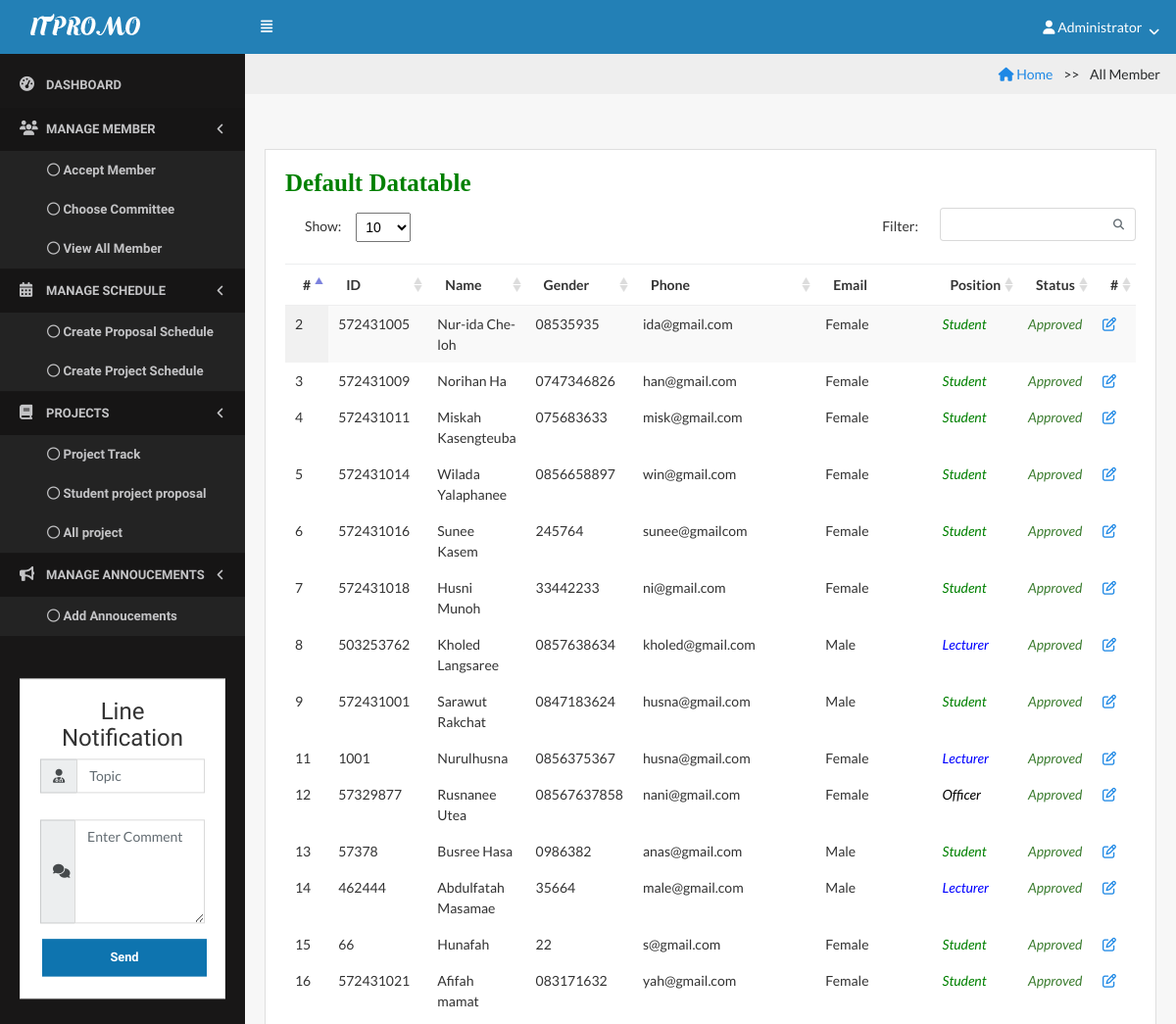
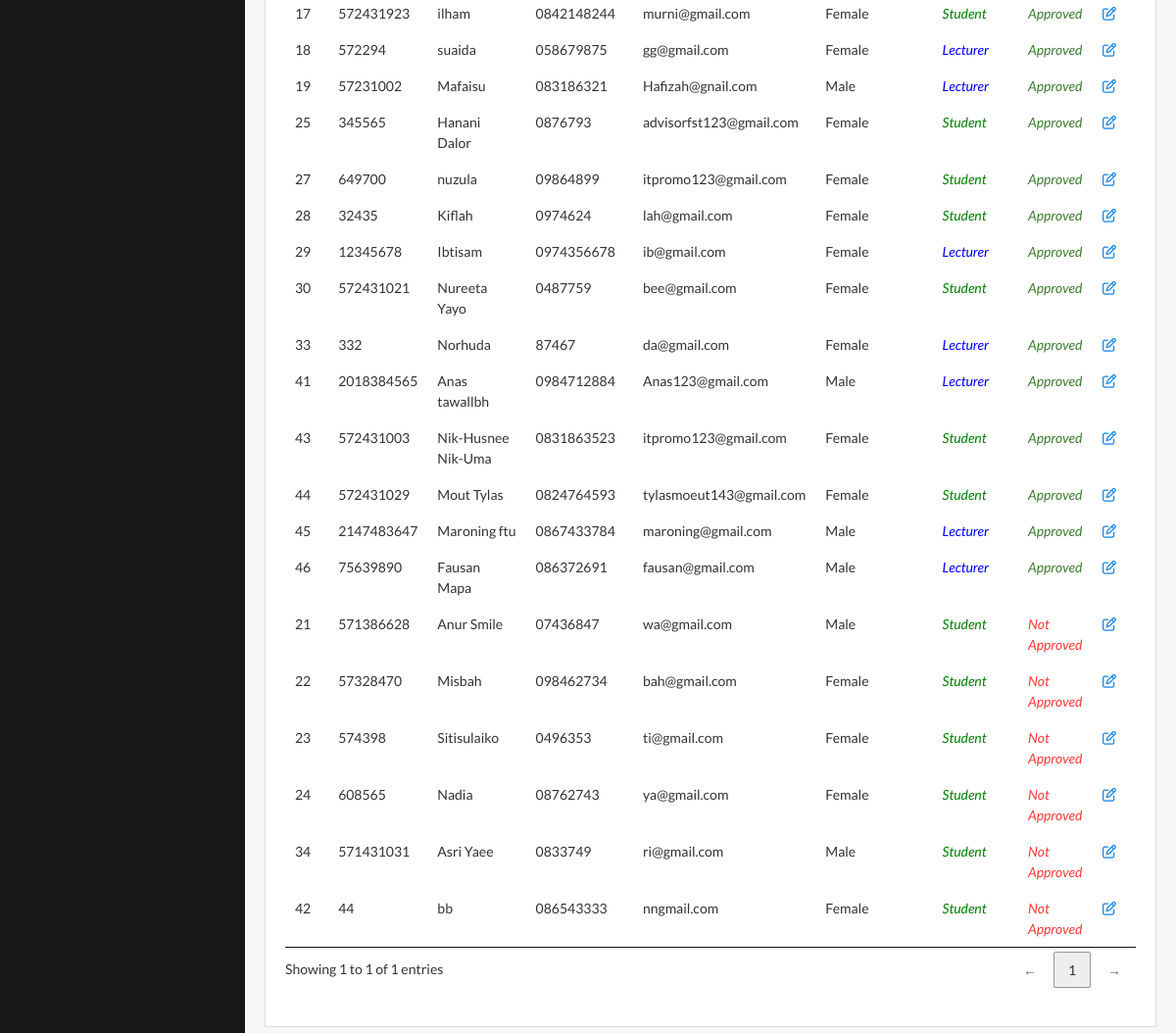
The page /index.php?page=all_member (signed in) on the database its author committed (2 pictures, top to bottom).
### tables this page shows
CREATE TABLE `member` (
  `member_id` int(11) NOT NULL,
  `member_idcard` int(30) NOT NULL,
  `member_username` varchar(255) NOT NULL,
  `member_fullname` varchar(255) NOT NULL,
  `member_password` varchar(255) NOT NULL,
  `member_pos` enum('Lecturer','Student','Officer') NOT NULL COMMENT '1=Lecturer, 3=Student, 4=Officer',
  `member_phone` varchar(255) NOT NULL,
  `member_email` varchar(255) NOT NULL,
  `member_gender` enum('Male','Female') NOT NULL COMMENT 'm=Male, f=female',
  `admin_id` int(20) NOT NULL COMMENT 'Foreign Key to tb_admin',
  `group_id` int(20) DEFAULT NULL
);

### admin/all_member.php (the view, shortened to what this page needs)
 <!DOCTYPE html>
 <html>
 <head>
 <ul class="breadcrumb">
 <li><a href="index.php"><i class="fa fa-home"></i> Home</a></li>
  <li class="active">All Member</li>
</ul>
                <div class="content">
                     <div class="row">
                        <div class="col-lg-12">
                            <div class="card">
                                <div class="card-block">
                                    <h6 class="card-title text-bold">Default Datatable</h6>
     <?php
 $strSQL = "SELECT * FROM member ORDER BY admin_id desc  ";
?>
   <table class="display datatable table table-stripped" cellspacing="0" width="100%">
          <thead>
             <tr>
                      <th>#</th>
                      <th>ID</th>
                      <th>Name</th>
                      <th>Gender</th>
                      <th>Phone</th>
                      <th>Email</th>
                      <th>Position</th>
                      <th>Status</th>
                      <th>#</th>
                 </tr>
               </thead>
       <?php
     if($result = $db->query($strSQL)){
             while($objResult = $result->fetch_object()){
            ?>
           <tbody>
            <tr>
                    <td class="text-left"><?php echo $objResult->member_id; ?></td>
                    <td class="text-left"><?php echo $objResult->member_idcard; ?></td>
                    <td class="text-left"><?php echo $objResult->member_fullname; ?></td>
                    <td class="text-left"><?php echo $objResult->member_phone; ?></td>
                    <td class="text-left"><?php echo $objResult->member_email; ?></td>
                    <td class="text-left"><?php echo gender($objResult->member_gender); ?></td>
                    <td class="text-left"><?php echo position($objResult->member_pos); ?></td>
                    <td class="text-left"><?php echo status($objResult->admin_id); ?></td>
                   <td><a href="?page=edit_member&id=<?php echo $objResult->member_id;?>"><i class="fa fa-edit" title="Edit"></i></a></td>
           </tr>
                <?php
                 }
               }
                   ?>
                                    </table>
                                </div>
                            </div>
                        </div>
                    </div>
                </div>
</body>
</html>

### menu/function.php (shortened to what this page needs)
<?php
function gender($gender){
	if($gender == "Male"){
		return "Male";
	}else{
		return "Female";
	}
}
function position($position){
	if($position == "Lecturer"){
		return "<font color='blue'><i>Lecturer</i></font>";
	}else if($position == "Student"){
			return "<font color='green'><i>Student</i></font>";
	}
else if($position == "Officer"){
			return "<font color='black'><i>Officer</i></font>";
	}
}
function status($status){
	if($status != "0"){
		return "<span class='text-success'><i>Approved</i></span>";
	}else{
		return "<span class='text-danger'><i>Not Approved</i></span>";
	}
}
?>

### assets/css/core.css (style rules this page uses)
body, input, textarea, button { font-family: "Lato", sans-serif; }
.card { margin-bottom: 20px; margin-top: 20px; color: #333; border-radius: 0; }

### assets/css/components.css (style rules this page uses)
html, body { width: 100%; height: 100%; }
body { font-family: "Lato", sans-serif; font-size: 0.875rem !important; background-color: #f7f7f7; }
.content { padding: 20px 20px; }
.content:after { content: ''; display: table; clear: both; }
.text-bold { font-weight: 800; }
.text-left { text-align: left; }
table.dataTable thead th, table.dataTable thead td { border-bottom: 1px solid #eeeeef; }
table.dataTable thead .sorting { background-image: url("../../lib/img/sort_both.png"); }
table.dataTable thead .sorting_asc { background-image: url("../../lib/img/sort_asc.png"); }

### admin/all_member.php (style rules this page uses)
h6 { font-family:initial; font-size: 25px; color: green; }
ul.breadcrumb { background-color: #eee; text-align: right; padding: 10px 16px; }
ul.breadcrumb li { display: inline; }
ul.breadcrumb li+li:before { padding: 8px; content: ">>\00a0"; }

### rows shown on the page
member: member_id "2", member_idcard "572431005", member_fullname "Nur-ida Che-loh", member_phone "08535935", member_email "ida@gmail.com", member_gender "Female", member_pos "Student", shows "Approved"
member: member_id "3", member_idcard "572431009", member_fullname "Norihan Ha", member_phone "0747346826", member_email "han@gmail.com", member_gender "Female", member_pos "Student", shows "Approved"
member: member_id "4", member_idcard "572431011", member_fullname "Miskah Kasengteuba", member_phone "075683633", member_email "misk@gmail.com", member_gender "Female", member_pos "Student", shows "Approved"
member: member_id "5", member_idcard "572431014", member_fullname "Wilada Yalaphanee", member_phone "0856658897", member_email "win@gmail.com", member_gender "Female", member_pos "Student", shows "Approved"
member: member_id "6", member_idcard "572431016", member_fullname "Sunee Kasem", member_phone "245764", member_email "sunee@gmailcom", member_gender "Female", member_pos "Student", shows "Approved"
member: member_id "7", member_idcard "572431018", member_fullname "Husni Munoh", member_phone "33442233", member_email "ni@gmail.com", member_gender "Female", member_pos "Student", shows "Approved"
member: member_id "8", member_idcard "503253762", member_fullname "Kholed Langsaree", member_phone "0857638634", member_email "kholed@gmail.com", member_gender "Male", member_pos "Lecturer", shows "Approved"
member: member_id "9", member_idcard "572431001", member_fullname "Sarawut Rakchat", member_phone "0847183624", member_email "husna@gmail.com", member_gender "Male", member_pos "Student", shows "Approved"
member: member_id "11", member_idcard "1001", member_fullname "Nurulhusna", member_phone "0856375367", member_email "husna@gmail.com", member_gender "Female", member_pos "Lecturer", shows "Approved"
member: member_id "12", member_idcard "57329877", member_fullname "Rusnanee Utea", member_phone "08567637858", member_email "nani@gmail.com", member_gender "Female", member_pos "Officer", shows "Approved"
member: member_id "13", member_idcard "57378", member_fullname "Busree Hasa", member_phone "0986382", member_email "anas@gmail.com", member_gender "Male", member_pos "Student", shows "Approved"
member: member_id "14", member_idcard "462444", member_fullname "Abdulfatah Masamae", member_phone "35664", member_email "male@gmail.com", member_gender "Male", member_pos "Lecturer", shows "Approved"
member: member_id "15", member_idcard "66", member_fullname "Hunafah", member_phone "22", member_email "s@gmail.com", member_gender "Female", member_pos "Student", shows "Approved"
member: member_id "16", member_idcard "572431021", member_fullname "Afifah mamat", member_phone "083171632", member_email "yah@gmail.com", member_gender "Female", member_pos "Student", shows "Approved"
member: member_id "17", member_idcard "572431923", member_fullname "ilham", member_phone "0842148244", member_email "murni@gmail.com", member_gender "Female", member_pos "Student", shows "Approved"
member: member_id "18", member_idcard "572294", member_fullname "suaida", member_phone "058679875", member_email "gg@gmail.com", member_gender "Female", member_pos "Lecturer", shows "Approved"
member: member_id "19", member_idcard "57231002", member_fullname "Mafaisu", member_phone "083186321", member_email "Hafizah@gnail.com", member_gender "Male", member_pos "Lecturer", shows "Approved"
member: member_id "25", member_idcard "345565", member_fullname "Hanani Dalor", member_phone "0876793", member_email "advisorfst123@gmail.com", member_gender "Female", member_pos "Student", shows "Approved"
member: member_id "27", member_idcard "649700", member_fullname "nuzula", member_phone "09864899", member_email "itpromo123@gmail.com", member_gender "Female", member_pos "Student", shows "Approved"
member: member_id "28", member_idcard "32435", member_fullname "Kiflah", member_phone "0974624", member_email "lah@gmail.com", member_gender "Female", member_pos "Student", shows "Approved"
member: member_id "29", member_idcard "12345678", member_fullname "Ibtisam", member_phone "0974356678", member_email "ib@gmail.com", member_gender "Female", member_pos "Lecturer", shows "Approved"
member: member_id "30", member_idcard "572431021", member_fullname "Nureeta Yayo", member_phone "0487759", member_email "bee@gmail.com", member_gender "Female", member_pos "Student", shows "Approved"
member: member_id "33", member_idcard "332", member_fullname "Norhuda", member_phone "87467", member_email "da@gmail.com", member_gender "Female", member_pos "Lecturer", shows "Approved"
member: member_id "41", member_idcard "2018384565", member_fullname "Anas tawallbh", member_phone "0984712884", member_email "Anas123@gmail.com", member_gender "Male", member_pos "Lecturer", shows "Approved"
member: member_id "43", member_idcard "572431003", member_fullname "Nik-Husnee Nik-Uma", member_phone "0831863523", member_email "itpromo123@gmail.com", member_gender "Female", member_pos "Student", shows "Approved"
member: member_id "44", member_idcard "572431029", member_fullname "Mout Tylas", member_phone "0824764593", member_email "tylasmoeut143@gmail.com", member_gender "Female", member_pos "Student", shows "Approved"
member: member_id "45", member_idcard "2147483647", member_fullname "Maroning ftu", member_phone "0867433784", member_email "maroning@gmail.com", member_gender "Male", member_pos "Lecturer", shows "Approved"
member: member_id "46", member_idcard "75639890", member_fullname "Fausan Mapa", member_phone "086372691", member_email "fausan@gmail.com", member_gender "Male", member_pos "Lecturer", shows "Approved"
member: member_id "21", member_idcard "571386628", member_fullname "Anur Smile", member_phone "07436847", member_email "wa@gmail.com", member_gender "Male", member_pos "Student", shows "Not Approved"
member: member_id "22", member_idcard "57328470", member_fullname "Misbah", member_phone "098462734", member_email "bah@gmail.com", member_gender "Female", member_pos "Student", shows "Not Approved"
member: member_id "23", member_idcard "574398", member_fullname "Sitisulaiko", member_phone "0496353", member_email "ti@gmail.com", member_gender "Female", member_pos "Student", shows "Not Approved"
member: member_id "24", member_idcard "608565", member_fullname "Nadia", member_phone "08762743", member_email "ya@gmail.com", member_gender "Female", member_pos "Student", shows "Not Approved"
member: member_id "34", member_idcard "571431031", member_fullname "Asri Yaee", member_phone "0833749", member_email "ri@gmail.com", member_gender "Male", member_pos "Student", shows "Not Approved"
member: member_id "42", member_idcard "44", member_fullname "bb", member_phone "086543333", member_email "nngmail.com", member_gender "Female", member_pos "Student", shows "Not Approved"

### other values the page prints
$_SESSION['name'] "Administrator"
